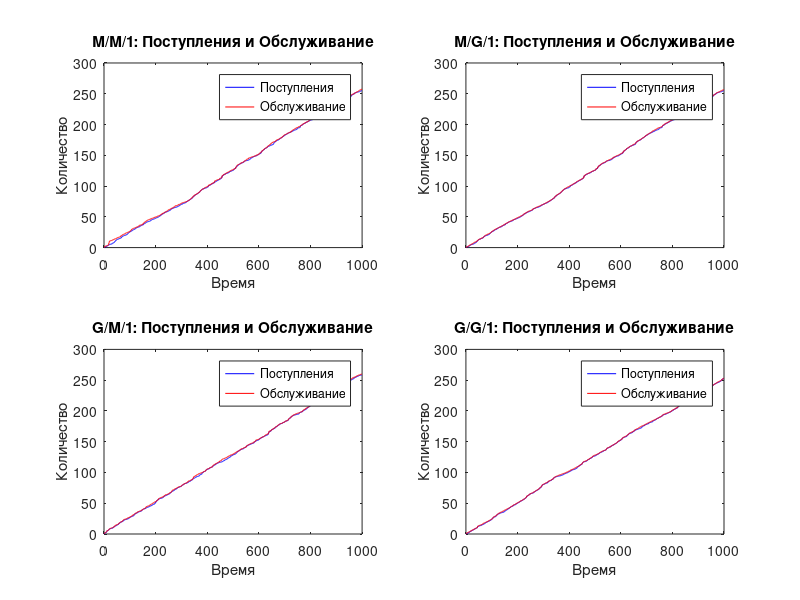

Write MATLAB code to recreate this figure.
% Установка значений входных параметров
lambda = 4; % Интенсивность поступления
mu = 5;     % Интенсивность обслуживания
rho = lambda / mu; % Коэффициент загрузки (должен быть < 1)

% Параметры моделирования
N = 1000; % Количество итераций
time = 0:N-1; % Время

% Модели

%% M/M/1
arrivals_mm1 = cumsum(exprnd(1/lambda, 1, N)); % Время поступления
services_mm1 = exprnd(1/mu, 1, N); % Время обслуживания
finish_mm1 = zeros(1, N);
for i = 1:N
    if i == 1
        finish_mm1(i) = arrivals_mm1(i) + services_mm1(i);
    else
        finish_mm1(i) = max(arrivals_mm1(i), finish_mm1(i-1)) + services_mm1(i);
    end
end

%% M/G/1
% Генерируем распределение обслуживания с использованием нормального распределения
services_mg1 = normrnd(1/mu, 0.1, 1, N); % Время обслуживания
finish_mg1 = zeros(1, N);
for i = 1:N
    if i == 1
        finish_mg1(i) = arrivals_mm1(i) + services_mg1(i);
    else
        finish_mg1(i) = max(arrivals_mm1(i), finish_mg1(i-1)) + services_mg1(i);
    end
end

%% G/M/1
arrivals_gm1 = cumsum(exprnd(1/lambda, 1, N)); % Время поступления
services_gm1 = exprnd(1/mu, 1, N); % Время обслуживания
finish_gm1 = zeros(1, N);
for i = 1:N
    if i == 1
        finish_gm1(i) = arrivals_gm1(i) + services_gm1(i);
    else
        finish_gm1(i) = max(arrivals_gm1(i), finish_gm1(i-1)) + services_gm1(i);
    end
end

%% G/G/1
arrivals_gg1 = cumsum(exprnd(1/lambda, 1, N)); % Время поступления
services_gg1 = normrnd(1/mu, 0.1, 1, N); % Время обслуживания
finish_gg1 = zeros(1, N);
for i = 1:N
    if i == 1
        finish_gg1(i) = arrivals_gg1(i) + services_gg1(i);
    else
        finish_gg1(i) = max(arrivals_gg1(i), finish_gg1(i-1)) + services_gg1(i);
    end
end

%% Графики
figure;

% M/M/1
subplot(2, 2, 1);
plot(time, arrivals_mm1, 'b', time, finish_mm1, 'r');
title('M/M/1: Поступления и Обслуживание');
xlabel('Время');
ylabel('Количество');
legend('Поступления', 'Обслуживание');

% M/G/1
subplot(2, 2, 2);
plot(time, arrivals_mm1, 'b', time, finish_mg1, 'r');
title('M/G/1: Поступления и Обслуживание');
xlabel('Время');
ylabel('Количество');
legend('Поступления', 'Обслуживание');

% G/M/1
subplot(2, 2, 3);
plot(time, arrivals_gm1, 'b', time, finish_gm1, 'r');
title('G/M/1: Поступления и Обслуживание');
xlabel('Время');
ylabel('Количество');
legend('Поступления', 'Обслуживание');

% G/G/1
subplot(2, 2, 4);
plot(time, arrivals_gg1, 'b', time, finish_gg1, 'r');
title('G/G/1: Поступления и Обслуживание');
xlabel('Время');
ylabel('Количество');
legend('Поступления', 'Обслуживание');

%% Расчет статистических характеристик для каждого типа СМО
results = struct();
models = {'MM1', 'MG1', 'GM1', 'GG1'};
for i = 1:4
    if i == 1
        arrivals = arrivals_mm1;
        finish = finish_mm1;
    elseif i == 2
        arrivals = arrivals_mm1;
        finish = finish_mg1;
    elseif i == 3
        arrivals = arrivals_gm1;
        finish = finish_gm1;
    else
        arrivals = arrivals_gg1;
        finish = finish_gg1;
    end
    
    % Коэффициент загрузки
    rho = lambda / mu;
    
    % Среднее число заявок в СМО
    avg_customers = mean(arrivals < finish);
    
    % Среднее время пребывания заявок в очереди
    avg_time_queue = mean(finish - arrivals);
    
    % Среднее время пребывания заявок в СМО
    avg_time_system = mean(finish);
    
    results.(models{i}) = struct('Rho', rho, ...
                                  'AvgCustomers', avg_customers, ...
                                  'AvgTimeQueue', avg_time_queue, ...
                                  'AvgTimeSystem', avg_time_system);
end

%% Вывод результатов
disp(results);
